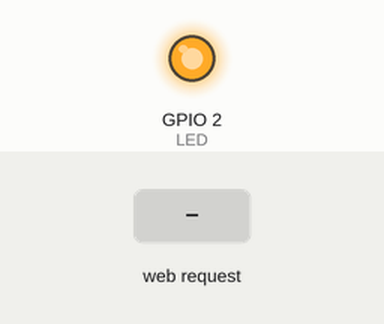
Simulated run of this sketch. Board: ESP8266 (NodeMCU). Parts: output pins drawn as LEDs (lit = HIGH). The test bench sets the inputs (shaded band). WiFi joins after 1.5 s; servers stay silent unless stated; what the sketch prints to the serial monitor is not drawn.

Above: at 2.7 s.
2.8 s: HTTP request GET /LEDON received
At 3.3 s:
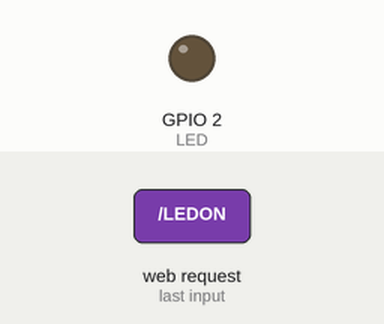
4.3 s: HTTP request GET /LEDOFF received
At 5.7 s:
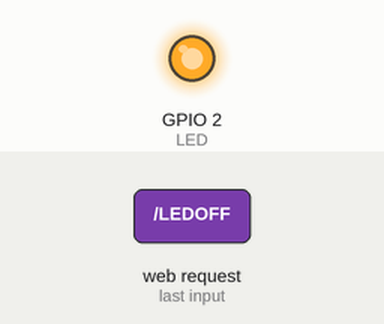
Timing chart, 0 to 7.3 s (numbered marks = the images above; inputs shaded):
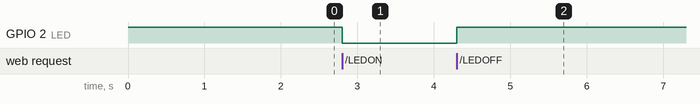

The sketch:

sketch_may03b.ino
```cpp
//Follow us on other social media

//https://www.youtube.com/c/ZinTechIdeas
//https://www.facebook.com/zin.techideas.3
//https://www.instagram.com/zintechideas/
//https://twitter.com/Zintechideas
//https://zintechideas.ir/
#include <ESP8266WiFi.h>

int state = LOW;
int LED = LED_BUILTIN;
char on = LOW;
char off = HIGH;

const char* ssid = "VNPT_hai";//your-ssid
const char* password = "khongcho";//your-password

WiFiServer server(80);

void setup()
{
  Serial.begin(115200);
  pinMode(LED, OUTPUT);
  digitalWrite(LED, off);

  Serial.print("Connecting");
  WiFi.begin(ssid, password);
  while (WiFi.status() != WL_CONNECTED)
  {
    delay(500);
    Serial.print(".");
  }
  Serial.println("WiFi connected");
  server.begin();  // Starts the Server
  Serial.println("Server started");

  Serial.print("IP Address of network: "); // Prints IP address on Serial Monitor
  Serial.println(WiFi.localIP());
  Serial.print("Copy and paste the following URL: https://");
  Serial.print(WiFi.localIP());
  Serial.println("/");
}

void loop()
{
  WiFiClient client = server.available();
  if (!client)
  {
    return;
  }
  Serial.println("Waiting for new client");
  while(!client.available())
  {
    delay(1);
  }

  String request = client.readStringUntil('\r');
  Serial.println(request);
  client.flush();


  if(request.indexOf("/LEDON") != -1)
  {
    digitalWrite(LED, on); // Turn ON LED
    state = on;
  }
  if(request.indexOf("/LEDOFF") != -1)
  {
    digitalWrite(LED, off); // Turn OFF LED
    state = off;
  }

/*------------------HTML Page Creation---------------------*/

  client.println("HTTP/1.1 200 OK"); // standalone web server with an ESP8266
  client.println("Content-Type: text/html");
  client.println("");
  client.println("<!DOCTYPE HTML>");
  client.println("<html>");

  client.println("<head>");
  client.println("<style>");
  client.println(" .card1 {");
  client.println("  position: relative;");
  client.println("  background-color: #4462e7;");
  client.println("  width: 146px;");
  client.println("  padding: 120px;");
  client.println("  border-radius: 20px;");
  client.println("  box-shadow: 0 50px 100px rgb(0, 119, 255);");
  client.println(" }");
  client.println("h4 {");
  client.println("color: #ff0000;");
  client.println("font-family: Arial, sans-serif;");
  client.println("font-family: Arial, sans-serif;");
  client.println("font-style: italic;");
  client.println("font-weight: bold;");
  client.println("}");
  client.println("body {");
  client.println(" background-image: url('https://scontent.fdad1-3.fna.fbcdn.net/v/t39.30808-6/421049748_345091701782413_1150105188134522822_n.jpg?stp=dst-jpg_s960x960&_nc_cat=110&ccb=1-7&_nc_sid=5f2048&_nc_eui2=AeFs5XmFd6eqRgEQq12rY9LYT16wUvhjrntPXrBS-GOue3uo2Xa-welqXR5uyMt2MS2xeVDfcheM0oDx_xaVDsLN&_nc_ohc=gJzqyYEAlSMQ7kNvgGAg8eT&_nc_ht=scontent.fdad1-3.fna&cb_e2o_trans=t&oh=00_AfAGZMOQUNALKsSWMfiGUcwlDksm6yw1KJdXILiALQaH8A&oe=663D5B70');");
  client.println("background-repeat: no-repeat;");
  client.println("background-size: cover;");
  client.println("}");
  client.println("</style>");
  client.println("</head>");
  client.print("<body>");
  client.print("  ");
  client.println("<header id=\"main-header\">");
  client.println("<h1>LED TOGGLE</h1>");
  client.println("</header>");

  if(state == on)
  {
    client.print("ON");
  }
  else
  {
    client.print("OFF");
  }
  client.print("<br>");
  client.print("<br>");
  client.println("<a href=\"/LEDON\"\"><button class=\"button\">ON</button></a>");
  client.println("<a href=\"/https://www.facebook.com/profile.php?id=100088447571224\"\"><button class=\"button\">OFF</button></a>");
  client.println("<a href=\"https://www.facebook.com/profile.php?id=100088447571224\">Click here</a>");
  client.println(" <table>");
    client.println("   <tr>");
      client.println("   <div class=\"card1\">");
         client.println("  <div class=\"card-header\">This is a Header</div>");
         client.println("  <div class=\"card-body\"> ");
          client.println("  <h5 class=\"card-title\">Card title</h5>");
          client.println("   <h6><img src=\"https://scontent.fdad2-1.fna.fbcdn.net/v/t39.30808-6/439999415_1231552307822109_1136004389111044618_n.jpg?_nc_cat=101&ccb=1-7&_nc_sid=5f2048&_nc_ohc=plWPxOaMU5sQ7kNvgGsRm-b&_nc_ht=scontent.fdad2-1.fna&oh=00_AfCaexLebhzFnKwfhRxzcXu_KLORsaTmiQxKPwyI6Noq1Q&oe=663D6E2C\" width=\"250\" height=\"250\"> </h6> " );
          client.println(" </div>");
         client.println("   </div>");
      client.println(" </div>");
     client.println("  </tr>");
    client.println(" </table>");
  client.print("</body>");
  client.println("</html>");

  delay(1);
  Serial.println("Client disonnected");
  Serial.println("");
}
```

Measured:
- after the input at 2.8 s, GPIO 2 (LED): HIGH → LOW at once
- after the input at 4.3 s, GPIO 2 (LED): LOW → HIGH at once
